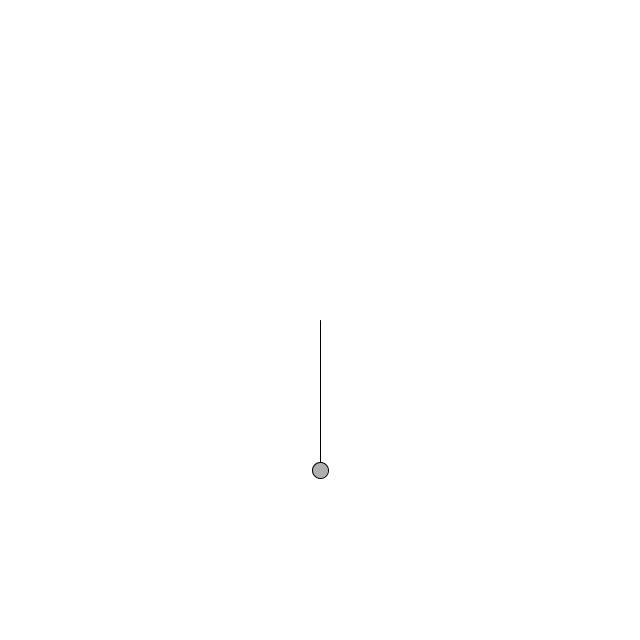
Frame 1 (no input)
Frame 60 (the mouse pressed at the canvas centre just before this capture): identical to frame 1, image omitted
Frame 120 (the mouse held since frame 60 and released just before this capture): blank canvas, image omitted

The Processing sketch that drew this single still picture (run headless with seeded random() and noise(); from frame 60 on, the mouse is pressed at the canvas centre):

// Processing sketch: E3_9Pendulum
// ── E3_9Pendulum.pde
class Pendulum{
	PVector location;
	PVector origin;
	float r;
	float angle;
	float aVel;
	float aAcc;
	float damping;

	Pendulum(float x, float y, float radius){
		origin = new PVector(x, y);
		location = new PVector();
		angle = 0;
		aVel = 0;
		aAcc = 0;
		damping = .995;
		r = radius;
	}

	void update(){
		
		float gravity = 0.4;
		aAcc = -1 * gravity * sin(angle) / r;

		aVel += aAcc;
		angle += aVel;

		aVel*=damping;

	}

	void display(){
		location.set(r*sin(angle), r*cos(angle));
		location.add(origin);

		stroke(0);
		fill(175);
		line(origin.x, origin.y, location.x, location.y);
		ellipse(location.x, location.y, 16, 16);
	}

	void go(){
		update();
		display();
	}

	void clicked(){
		PVector mouse = new PVector(mouseX, mouseY);
		PVector dir = PVector.sub(mouse, origin);
		angle = dir.heading();
		angle = angle-PI/2;
		angle*=-1;

	}

}

Pendulum p;


void setup(){
	size(640, 640);
	background(255);
	p = new Pendulum(width/2 , height/2, 150);

}

void draw(){
	background(255);
	if(mousePressed){
		p.clicked();
		p.display();
	}
	else{
		p.update();
		p.display();
}
}
